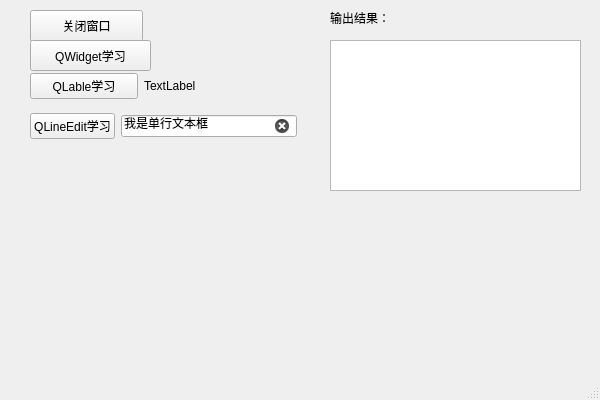
<?xml version="1.0" encoding="UTF-8"?>
<ui version="4.0">
    <class>MainWindow</class>
    <widget class="QMainWindow" name="MainWindow">
        <property name="geometry">
            <rect>
                <x>0</x>
                <y>0</y>
                <width>600</width>
                <height>400</height>
            </rect>
        </property>
        <property name="mouseTracking">
            <bool>false</bool>
        </property>
        <property name="windowTitle">
            <string>MainWindow</string>
        </property>
        <property name="windowIcon">
            <iconset resource="apprcc.qrc">
                <normaloff>:/pic/img/Lei.ico</normaloff>:/pic/img/Lei.ico
            </iconset>
        </property>
        <widget class="QWidget" name="centralWidget">
            <widget class="QLabel" name="label">
                <property name="geometry">
                    <rect>
                        <x>530</x>
                        <y>300</y>
                        <width>61</width>
                        <height>71</height>
                    </rect>
                </property>
                <property name="text">
                    <string/>
                </property>
                <property name="pixmap">
                    <pixmap resource="apprcc.qrc">:/pic/img/help_64px_1236243_easyicon.net.ico</pixmap>
                </property>
            </widget>
            <widget class="QPushButton" name="btn_close">
                <property name="geometry">
                    <rect>
                        <x>30</x>
                        <y>10</y>
                        <width>113</width>
                        <height>32</height>
                    </rect>
                </property>
                <property name="text">
                    <string>关闭窗口</string>
                </property>
            </widget>
            <widget class="QPushButton" name="btn_QWidget">
                <property name="geometry">
                    <rect>
                        <x>30</x>
                        <y>40</y>
                        <width>121</width>
                        <height>31</height>
                    </rect>
                </property>
                <property name="text">
                    <string>QWidget学习</string>
                </property>
            </widget>
            <widget class="QTextEdit" name="textEdit">
                <property name="geometry">
                    <rect>
                        <x>330</x>
                        <y>40</y>
                        <width>251</width>
                        <height>151</height>
                    </rect>
                </property>
                <property name="toolTip">
                    <string>我是多行文本框</string>
                </property>
            </widget>
            <widget class="QLabel" name="label_2">
                <property name="geometry">
                    <rect>
                        <x>330</x>
                        <y>10</y>
                        <width>60</width>
                        <height>16</height>
                    </rect>
                </property>
                <property name="text">
                    <string>输出结果：</string>
                </property>
            </widget>
            <widget class="QWidget" name="">
                <property name="geometry">
                    <rect>
                        <x>30</x>
                        <y>70</y>
                        <width>221</width>
                        <height>32</height>
                    </rect>
                </property>
                <layout class="QHBoxLayout" name="horizontalLayout">
                    <item>
                        <widget class="QPushButton" name="btn_QLable">
                            <property name="toolTip">
                                <string>这是个按钮</string>
                            </property>
                            <property name="text">
                                <string>QLable学习</string>
                            </property>
                        </widget>
                    </item>
                    <item>
                        <widget class="QLabel" name="label_learn">
                            <property name="statusTip">
                                <string>QLable学习</string>
                            </property>
                            <property name="text">
                                <string>TextLabel</string>
                            </property>
                        </widget>
                    </item>
                </layout>
            </widget>
            <widget class="QWidget" name="">
                <property name="geometry">
                    <rect>
                        <x>30</x>
                        <y>110</y>
                        <width>267</width>
                        <height>33</height>
                    </rect>
                </property>
                <layout class="QHBoxLayout" name="horizontalLayout_2">
                    <item>
                        <widget class="QPushButton" name="btn_QLineEdit">
                            <property name="text">
                                <string>QLineEdit学习</string>
                            </property>
                        </widget>
                    </item>
                    <item>
                        <widget class="QLineEdit" name="lineEdit">
                            <property name="toolTip">
                                <string>我是单行文本框</string>
                            </property>
                            <property name="text">
                                <string>我是单行文本框</string>
                            </property>
                            <property name="echoMode">
                                <enum>QLineEdit::Normal</enum>
                            </property>
                            <property name="clearButtonEnabled">
                                <bool>true</bool>
                            </property>
                        </widget>
                    </item>
                </layout>
            </widget>
        </widget>
        <widget class="QStatusBar" name="statusBar">
            <property name="mouseTracking">
                <bool>true</bool>
            </property>
            <property name="statusTip">
                <string>状态栏</string>
            </property>
        </widget>
    </widget>
    <resources>
        <include location="apprcc.qrc"/>
    </resources>
    <connections/>
</ui>
